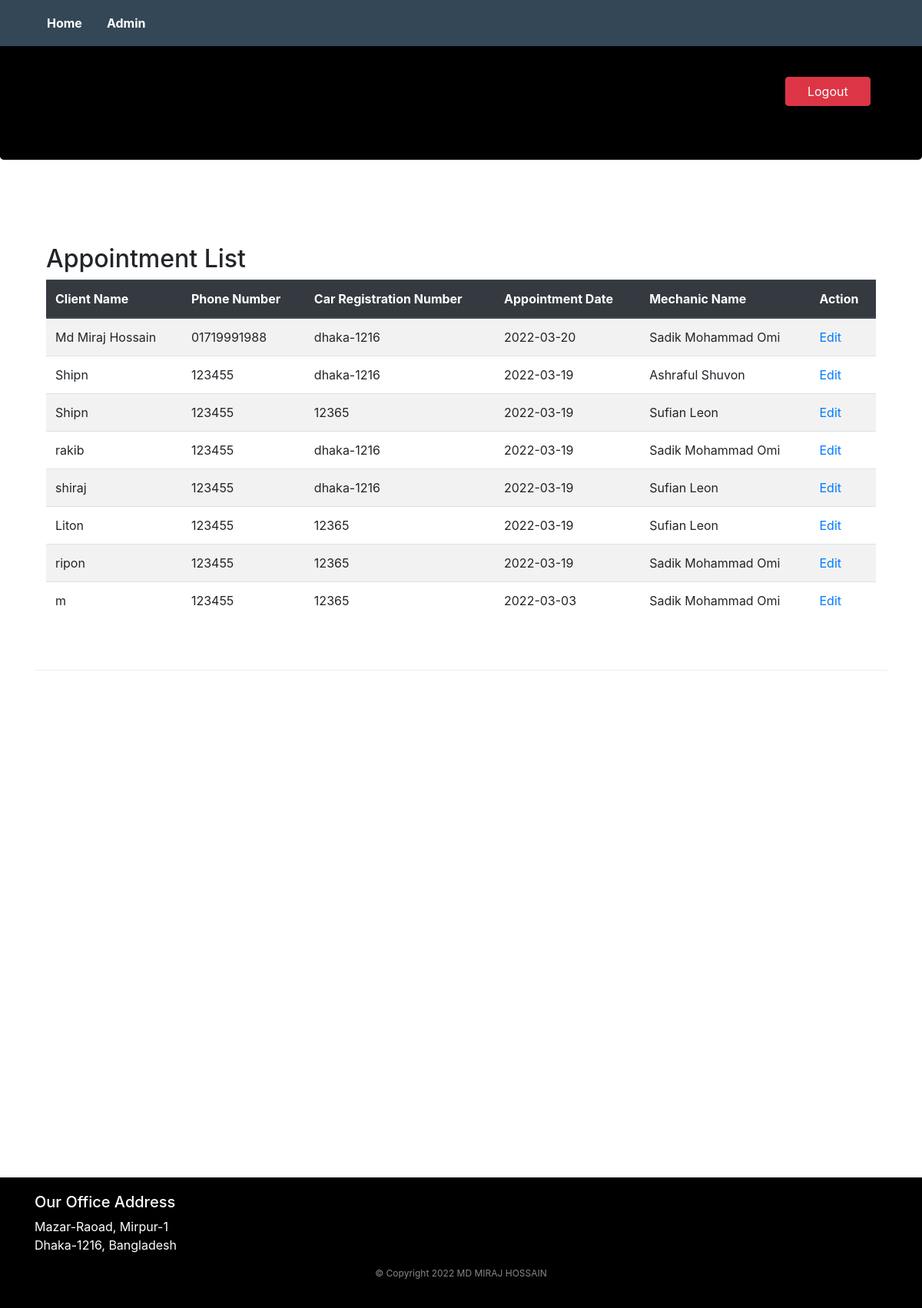
/admin_dashboard.php (signed in), run on the app's committed database.
### tables this page shows
CREATE TABLE `appointment_info` (
  `id` bigint(11) NOT NULL,
  `name` varchar(100) DEFAULT NULL,
  `phon_num` varchar(100) DEFAULT NULL,
  `email` varchar(100) DEFAULT NULL,
  `address` varchar(100) DEFAULT NULL,
  `car_licence_num` varchar(100) DEFAULT NULL,
  `car_engine_num` varchar(100) DEFAULT NULL,
  `machanic_name` varchar(100) DEFAULT NULL,
  `date` date DEFAULT NULL
);

### admin_dashboard.php (the view, shortened to what this page needs)
<?php
require_once('db.php');
if ($_SESSION['login']==true) {
    $sql = "SELECT * from `appointment_info`";
    $appointment_info = mysqli_query($conn, $sql);
}else{
    header("Location:admin.php");
}
?>
<!DOCTYPE html>
<html>
<head>
    <link rel="stylesheet" href="https://cdn.jsdelivr.net/npm/bootstrap@4.5.3/dist/css/bootstrap.min.css">
    <link rel="stylesheet" href="styles.css">
</head>
<body>
    <nav style="background-color: #334756; height: 60px;" class="navbar bg-header navbar-expand-sm  fixed-top">
        <div class="container">
            <div class="collapse navbar-collapse" id="Navbar">
                <ul class="navbar-nav mr-auto">
                    <li class="nav-link active"><a class="nav-link text-white" href="index.php"><b>Home</b></a></li>
                    <li class="nav-link"><a class="nav-link text-white" href="admin.php"><b>Admin</b></a></li>
                </ul>
            </div>
        </div>
    </nav>
	<header style=" background-color:black" class="jumbotron">
        <div class="container">
            <div class="row row-header">
                <a href="logout.php"  style="width:10%; margin-left:88%; margin-top:30px;"  type="button" class="btn btn-block btn-danger">Logout</a>
            </div>
        </div>
    </header>
    <div class="container">
        <div class="row row-content">
            <div class="col-md-12 col-sm-6">
            <h2>Appointment List </h2>
                <div class="table-responsive">
                    <table class="table table-striped">
                        <thead class="thead-dark">
                            <tr>
                                <th>Client Name</th>
                                <th>Phone Number</th>
                                <th>Car Registration Number</th>
                                <th>Appointment Date</th>
                                <th>Mechanic Name</th>
                                <th>Action</th>
                            </tr>
                        </thead>
                        <tbody>
                            <?php
                                while ($client = mysqli_fetch_assoc($appointment_info)) {
                                    echo "<tr>";
                                    echo "<td>".$client['name']."</td>";
                                    echo "<td>".$client['phon_num']."</td>";
                                    echo "<td>".$client['car_licence_num']."</td>";
                                    echo "<td>".$client['date']."</td>";
                                    echo "<td>".$client['machanic_name']."</td>";
                                    echo "<td><a href=\"admin_edit.php?id=$client[id]\">Edit</a> </td>";
                                    echo "</tr>";
                                }
                            ?>
                        </tbody>
                    </table>
                </div>
            </div>
        </div>
    </div>
    <div style=" height: 600px; " > </div>
    <footer style=" background-color:black " class="footer">
        <div class="container">
            <div class="row">
                <div class="col-7 col-sm-5 text-white">
                    <h5>Our Office Address</h5>
                    <address>
                        Mazar-Raoad, Mirpur-1<br>
		              Dhaka-1216, Bangladesh<br>
		           </address>
                </div>
           </div>
           <div class="row justify-content-center">
                <div class="col-auto" style="color:rgb(138, 134, 134); font-size:12px;">
                    <p>© Copyright 2022 MD MIRAJ HOSSAIN</p>
                </div>
           </div>
        </div>
    </footer>
</body>
</html>

### styles.css (style rules this page uses)
.row-header { margin: 0px auto; padding: 0px auto; }
.row-content { margin: 60px auto; padding: 50px 0px 50px 0px; border-bottom: 1px ridge; min-height: 400px; }
.footer { background-color: rgb(6, 201, 255); margin: 0px auto; padding: 20px 0px 20px 0px; }
.jumbotron { padding: 70px 30px 70px 30px; margin: 0px auto; background: rgb(46,111,193); color: floralwhite; }

### data on the page
appointment_info: name "Md Miraj Hossain", phon_num "01719991988", car_licence_num "dhaka-1216", date "2022-03-20", machanic_name "Sadik Mohammad Omi"
appointment_info: name "Shipn", phon_num "123455", car_licence_num "dhaka-1216", date "2022-03-19", machanic_name "Ashraful Shuvon"
appointment_info: name "Shipn", phon_num "123455", car_licence_num "12365", date "2022-03-19", machanic_name "Sufian Leon"
appointment_info: name "rakib", phon_num "123455", car_licence_num "dhaka-1216", date "2022-03-19", machanic_name "Sadik Mohammad Omi"
appointment_info: name "shiraj", phon_num "123455", car_licence_num "dhaka-1216", date "2022-03-19", machanic_name "Sufian Leon"
appointment_info: name "Liton", phon_num "123455", car_licence_num "12365", date "2022-03-19", machanic_name "Sufian Leon"
appointment_info: name "ripon", phon_num "123455", car_licence_num "12365", date "2022-03-19", machanic_name "Sadik Mohammad Omi"
appointment_info: name "m", phon_num "123455", car_licence_num "12365", date "2022-03-03", machanic_name "Sadik Mohammad Omi"
